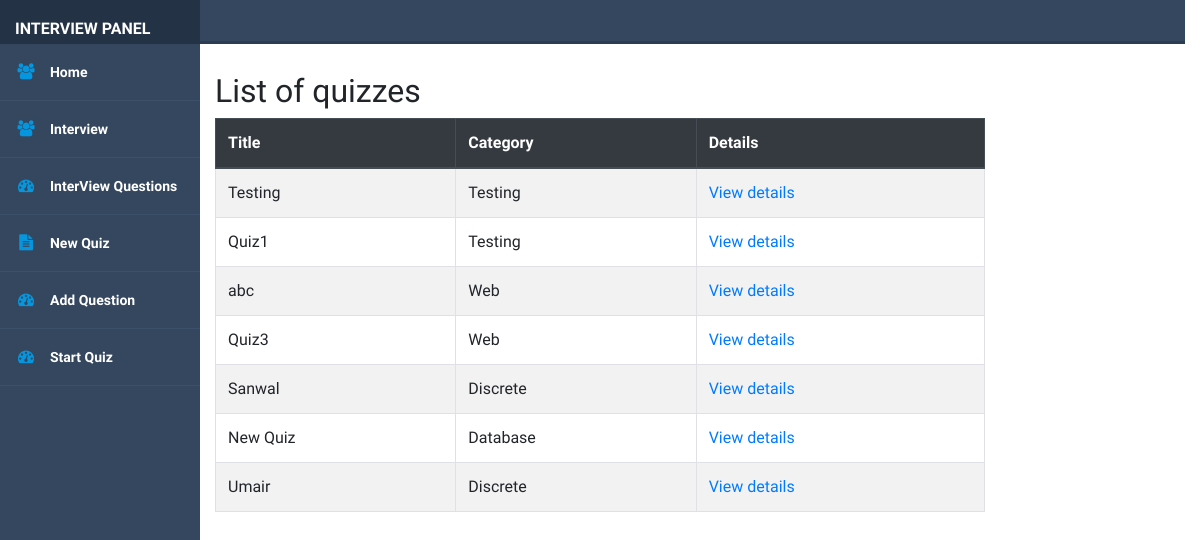
Screenshot of /inter/ViewQuiz/ with the database file from the repository.
### InterviewPanel/models.py (models this page shows, shortened)
class Quiz(models.Model):
    title = models.CharField(
        verbose_name="Title",
        max_length=60, blank=False,
        help_text=" Descriptive Title For Quiz"
    )
    description = models.TextField(verbose_name="Description", null=True,
                                   help_text="Add some meaningful information about this Quiz.")
    url = models.SlugField(
        max_length=60, blank=True, unique=True,
        help_text="a user friendly url",
        verbose_name="user friendly url")
    Instructions = models.TextField(verbose_name="Instructions", null=True,
                                    help_text="Add some meaningful information about rules to follow during Quiz")
    category = models.ForeignKey(
        Category, null=True, blank=True,
        verbose_name="Category", on_delete=models.CASCADE, help_text="To Manage The Quizzes Assign a Categeory")
    answers_at_end = models.BooleanField(
        blank=False, default=False,
        help_text=("Correct answer is NOT shown after question."
                   " Answers displayed at the end."),
        verbose_name="Answers at end")
    single_attempt = models.BooleanField(
        blank=False, default=False,
        help_text=("If yes, only one attempt by"
                   " a user will be permitted."
                   " Non users cannot sit this exam."),
        verbose_name="Single Attempt")
    success_text = models.TextField(
        blank=True, help_text="Displayed if user passes.",
        verbose_name="Success Text")
    fail_text = models.TextField(
        verbose_name="Fail Text",
        blank=True, help_text="Displayed if user fails.")
    timestamp = models.DateTimeField(auto_now_add=True)
    class Meta:
        ordering = ['timestamp', ]
        verbose_name = "Quiz"
        verbose_name_plural = "Quizzes"

class Category(models.Model):
    category = models.CharField(
        verbose_name="Category",
        max_length=250, blank=True,
        unique=True, null=True)
    objects = CategoryManager()
    class Meta:
        verbose_name = "Category"
        verbose_name_plural = "Categories"
    def __str__(self):
        return self.category

### InterviewPanel/views.py (the view)
# urls.py: path('ViewQuiz/', QuizListView.as_view(), name="ViewQuiz"),
class QuizListView(ListView):
    model = Quiz
    template_name = "quiz_list.html"
    def get_queryset(self):
        queryset = super(QuizListView, self).get_queryset()
        return queryset

### InterviewPanel/templates/quiz_list.html (shortened to what this page needs)
{%extends 'basic4.html'%}
{% load i18n %}
{%block body%}
<h2>{% trans "List of quizzes" %}</h2>
    {% if quiz_list %}
		<table class="table  table-striped table-hover table-bordered">
		  <thead class="thead-dark">
			<tr>
			  <th>{% trans "Title" %}</th>
			  <th>{% trans "Category" %}</th>
				<th>{% trans "Details"%}</th>
			</tr>
		  </thead>
		  <tbody>
        {% for quiz in quiz_list %}
  			<tr>
			  <td>{{quiz.title}}</td>
			  <td>{{ quiz.category }}</td>
			   <td><a href="{%url 'InterviewPanel:DetailQuiz' slug=quiz.url%}">
				  {% trans "View details" %}
				</a>
		    </td>
			</tr>
        {% endfor %}
		  </tbody>
		</table>
	{% else %}
        <p>{% trans "There are no available quizzes" %}.</p>
    {% endif %}
{%endblock%}

### templates/basic4.html (style rules this page uses)
body { background-color:white; }

### rows the page displays
Quiz: title "Testing", category "Testing"
Quiz: title "Quiz1", category "Testing"
Quiz: title "abc", category "Web"
Quiz: title "Quiz3", category "Web"
Quiz: title "Sanwal", category "Discrete"
Quiz: title "New Quiz", category "Database"
Quiz: title "Umair", category "Discrete"
